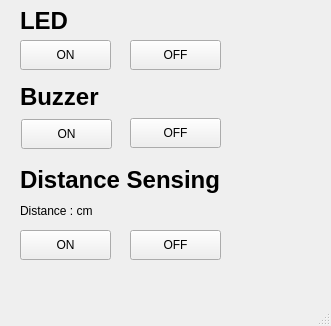
<?xml version="1.0" encoding="UTF-8"?>
<ui version="4.0">
 <class>MainWindow</class>
 <widget class="QMainWindow" name="MainWindow">
  <property name="geometry">
   <rect>
    <x>0</x>
    <y>0</y>
    <width>331</width>
    <height>326</height>
   </rect>
  </property>
  <property name="windowTitle">
   <string>Control App</string>
  </property>
  <widget class="QWidget" name="centralwidget">
   <widget class="QPushButton" name="btnled_On">
    <property name="geometry">
     <rect>
      <x>20</x>
      <y>40</y>
      <width>91</width>
      <height>30</height>
     </rect>
    </property>
    <property name="text">
     <string>ON</string>
    </property>
   </widget>
   <widget class="QPushButton" name="btnled_Off">
    <property name="geometry">
     <rect>
      <x>130</x>
      <y>40</y>
      <width>91</width>
      <height>30</height>
     </rect>
    </property>
    <property name="text">
     <string>OFF</string>
    </property>
   </widget>
   <widget class="QLabel" name="lbl_led">
    <property name="geometry">
     <rect>
      <x>20</x>
      <y>10</y>
      <width>51</width>
      <height>22</height>
     </rect>
    </property>
    <property name="font">
     <font>
      <pointsize>18</pointsize>
      <weight>75</weight>
      <italic>false</italic>
      <bold>true</bold>
     </font>
    </property>
    <property name="text">
     <string>LED</string>
    </property>
   </widget>
   <widget class="QLabel" name="lbl_buzzer">
    <property name="geometry">
     <rect>
      <x>20</x>
      <y>86</y>
      <width>91</width>
      <height>22</height>
     </rect>
    </property>
    <property name="font">
     <font>
      <pointsize>18</pointsize>
      <weight>75</weight>
      <italic>false</italic>
      <bold>true</bold>
     </font>
    </property>
    <property name="text">
     <string>Buzzer</string>
    </property>
   </widget>
   <widget class="QPushButton" name="btnbuzz1">
    <property name="geometry">
     <rect>
      <x>21</x>
      <y>119</y>
      <width>91</width>
      <height>30</height>
     </rect>
    </property>
    <property name="text">
     <string>ON</string>
    </property>
   </widget>
   <widget class="QPushButton" name="btnbuzz2">
    <property name="geometry">
     <rect>
      <x>130</x>
      <y>118</y>
      <width>91</width>
      <height>30</height>
     </rect>
    </property>
    <property name="text">
     <string>OFF</string>
    </property>
   </widget>
   <widget class="QLabel" name="lbl_distSensing">
    <property name="geometry">
     <rect>
      <x>20</x>
      <y>164</y>
      <width>211</width>
      <height>31</height>
     </rect>
    </property>
    <property name="font">
     <font>
      <pointsize>18</pointsize>
      <weight>75</weight>
      <bold>true</bold>
     </font>
    </property>
    <property name="text">
     <string>Distance Sensing</string>
    </property>
   </widget>
   <widget class="QLabel" name="lbldistance">
    <property name="geometry">
     <rect>
      <x>20</x>
      <y>200</y>
      <width>291</width>
      <height>22</height>
     </rect>
    </property>
    <property name="text">
     <string>Distance : cm</string>
    </property>
   </widget>
   <widget class="QPushButton" name="btndSens1">
    <property name="geometry">
     <rect>
      <x>20</x>
      <y>230</y>
      <width>91</width>
      <height>30</height>
     </rect>
    </property>
    <property name="text">
     <string>ON</string>
    </property>
   </widget>
   <widget class="QPushButton" name="btndSens2">
    <property name="geometry">
     <rect>
      <x>130</x>
      <y>230</y>
      <width>91</width>
      <height>30</height>
     </rect>
    </property>
    <property name="text">
     <string>OFF</string>
    </property>
   </widget>
  </widget>
  <widget class="QMenuBar" name="menubar">
   <property name="geometry">
    <rect>
     <x>0</x>
     <y>0</y>
     <width>331</width>
     <height>27</height>
    </rect>
   </property>
  </widget>
  <widget class="QStatusBar" name="statusbar"/>
 </widget>
 <resources/>
 <connections/>
</ui>
